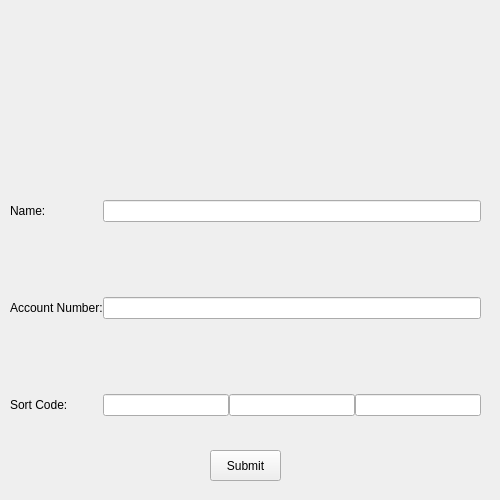
<?xml version="1.0" encoding="UTF-8"?>
<ui version="4.0">
 <class>Form</class>
 <widget class="QWidget" name="Form">
  <property name="geometry">
   <rect>
    <x>0</x>
    <y>0</y>
    <width>500</width>
    <height>500</height>
   </rect>
  </property>
  <property name="sizePolicy">
   <sizepolicy hsizetype="Fixed" vsizetype="Fixed">
    <horstretch>0</horstretch>
    <verstretch>0</verstretch>
   </sizepolicy>
  </property>
  <property name="minimumSize">
   <size>
    <width>500</width>
    <height>500</height>
   </size>
  </property>
  <property name="maximumSize">
   <size>
    <width>500</width>
    <height>500</height>
   </size>
  </property>
  <property name="windowTitle">
   <string>Form</string>
  </property>
  <property name="styleSheet">
   <string notr="true"/>
  </property>
  <widget class="QWidget" name="verticalLayoutWidget">
   <property name="geometry">
    <rect>
     <x>210</x>
     <y>450</y>
     <width>71</width>
     <height>31</height>
    </rect>
   </property>
   <layout class="QVBoxLayout" name="verticalLayout">
    <item>
     <widget class="QPushButton" name="Submit_Details3">
      <property name="sizePolicy">
       <sizepolicy hsizetype="Minimum" vsizetype="Preferred">
        <horstretch>0</horstretch>
        <verstretch>0</verstretch>
       </sizepolicy>
      </property>
      <property name="text">
       <string>Submit</string>
      </property>
     </widget>
    </item>
   </layout>
  </widget>
  <widget class="QWidget" name="formLayoutWidget_2">
   <property name="geometry">
    <rect>
     <x>10</x>
     <y>180</y>
     <width>471</width>
     <height>251</height>
    </rect>
   </property>
   <layout class="QFormLayout" name="formLayout_2">
    <property name="horizontalSpacing">
     <number>0</number>
    </property>
    <property name="verticalSpacing">
     <number>75</number>
    </property>
    <property name="topMargin">
     <number>20</number>
    </property>
    <item row="0" column="0">
     <widget class="QLabel" name="label_2">
      <property name="text">
       <string>Name:</string>
      </property>
     </widget>
    </item>
    <item row="0" column="1">
     <widget class="QLineEdit" name="Drive_Card_Name"/>
    </item>
    <item row="1" column="0">
     <widget class="QLabel" name="label_4">
      <property name="text">
       <string>Account Number:</string>
      </property>
     </widget>
    </item>
    <item row="1" column="1">
     <widget class="QLineEdit" name="Driver_card_account_number"/>
    </item>
    <item row="2" column="0">
     <widget class="QLabel" name="label_5">
      <property name="text">
       <string>Sort Code:</string>
      </property>
     </widget>
    </item>
    <item row="2" column="1">
     <layout class="QHBoxLayout" name="horizontalLayout">
      <item>
       <widget class="QLineEdit" name="Driver_Card_SortCode1"/>
      </item>
      <item>
       <widget class="QLineEdit" name="Driver_Card_SortCode2"/>
      </item>
      <item>
       <widget class="QLineEdit" name="Driver_Card_SortCode3"/>
      </item>
     </layout>
    </item>
   </layout>
  </widget>
  <widget class="QWidget" name="verticalLayoutWidget_2">
   <property name="geometry">
    <rect>
     <x>110</x>
     <y>40</y>
     <width>271</width>
     <height>141</height>
    </rect>
   </property>
   <layout class="QVBoxLayout" name="verticalLayout_2">
    <item>
     <widget class="QLabel" name="label">
      <property name="text">
       <string/>
      </property>
      <property name="pixmap">
       <pixmap>PIX/cardz.png</pixmap>
      </property>
     </widget>
    </item>
   </layout>
  </widget>
 </widget>
 <resources/>
 <connections/>
</ui>
